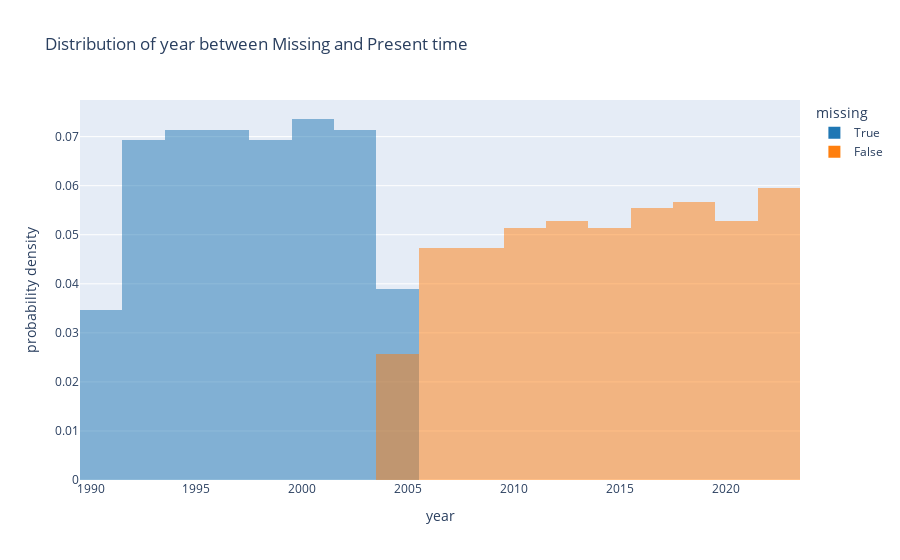

Write notebook code for a chart like this one.
### Markdown cell above
A big chunk of our times are missing. We should fix this before moving on, so we're not just naively filling values.

### Code cell
plot_missing_diff(races_1991, 'time', 'year')

### Figure 1 — Plotly figure (JSON) as saved in the notebook; plotly's stock layout.template omitted (floating-point values rounded to 4 significant figures; data arrays with more than 128 entries replaced by an {"elided": "..."} marker saying what was removed)
{"data": [{"alignmentgroup": "True", "bingroup": "x", "histnorm": "probability density", "hovertemplate": "missing=True<br>year=%{x}<br>probability density=%{y}<extra></extra>", "legendgroup": "True", "marker": {"color": "#1f77b4", "opacity": 0.5, "pattern": {"shape": ""}}, "name": "True", "offsetgroup": "True", "orientation": "v", "showlegend": true, "type": "histogram", "x": {"elided": "231 int values"}, "xaxis": "x", "yaxis": "y"}, {"alignmentgroup": "True", "bingroup": "x", "histnorm": "probability density", "hovertemplate": "missing=False<br>year=%{x}<br>probability density=%{y}<extra></extra>", "legendgroup": "False", "marker": {"color": "#ff7f0e", "opacity": 0.5, "pattern": {"shape": ""}}, "name": "False", "offsetgroup": "False", "orientation": "v", "showlegend": true, "type": "histogram", "x": {"elided": "370 int values"}, "xaxis": "x", "yaxis": "y"}], "layout": {"barmode": "overlay", "legend": {"title": {"text": "missing"}, "tracegroupgap": 0}, "title": {"text": "Distribution of year between Missing and Present time"}, "xaxis": {"anchor": "y", "domain": [0, 1], "title": {"text": "year"}}, "yaxis": {"anchor": "x", "domain": [0, 1], "title": {"text": "probability density"}}}}
